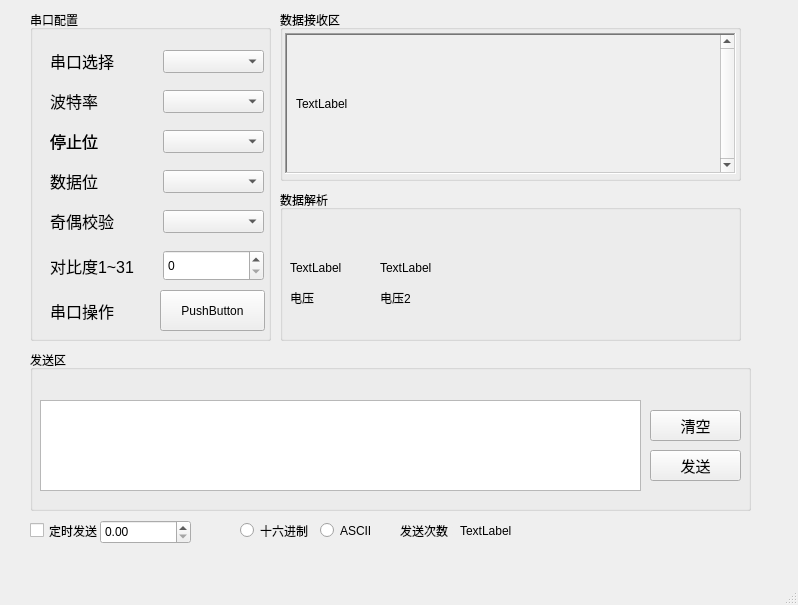
<?xml version="1.0" encoding="UTF-8"?>
<ui version="4.0">
 <class>MainWindow</class>
 <widget class="QMainWindow" name="MainWindow">
  <property name="geometry">
   <rect>
    <x>0</x>
    <y>0</y>
    <width>798</width>
    <height>605</height>
   </rect>
  </property>
  <property name="windowTitle">
   <string>MainWindow</string>
  </property>
  <widget class="QWidget" name="centralwidget">
   <widget class="QGroupBox" name="groupBox">
    <property name="geometry">
     <rect>
      <x>280</x>
      <y>10</y>
      <width>461</width>
      <height>171</height>
     </rect>
    </property>
    <property name="title">
     <string>数据接收区</string>
    </property>
    <widget class="QScrollArea" name="scrollArea">
     <property name="geometry">
      <rect>
       <x>5</x>
       <y>23</y>
       <width>451</width>
       <height>141</height>
      </rect>
     </property>
     <property name="frameShape">
      <enum>QFrame::WinPanel</enum>
     </property>
     <property name="frameShadow">
      <enum>QFrame::Sunken</enum>
     </property>
     <property name="lineWidth">
      <number>2</number>
     </property>
     <property name="midLineWidth">
      <number>1</number>
     </property>
     <property name="verticalScrollBarPolicy">
      <enum>Qt::ScrollBarAlwaysOn</enum>
     </property>
     <property name="horizontalScrollBarPolicy">
      <enum>Qt::ScrollBarAsNeeded</enum>
     </property>
     <property name="sizeAdjustPolicy">
      <enum>QAbstractScrollArea::AdjustToContents</enum>
     </property>
     <property name="widgetResizable">
      <bool>true</bool>
     </property>
     <widget class="QWidget" name="scrollAreaWidgetContents">
      <property name="geometry">
       <rect>
        <x>0</x>
        <y>0</y>
        <width>433</width>
        <height>137</height>
       </rect>
      </property>
      <layout class="QGridLayout" name="gridLayout">
       <item row="0" column="0">
        <widget class="QLabel" name="label_recv_data">
         <property name="enabled">
          <bool>true</bool>
         </property>
         <property name="frameShape">
          <enum>QFrame::NoFrame</enum>
         </property>
         <property name="text">
          <string>TextLabel</string>
         </property>
         <property name="margin">
          <number>20</number>
         </property>
        </widget>
       </item>
      </layout>
     </widget>
    </widget>
   </widget>
   <widget class="QGroupBox" name="groupBox_2">
    <property name="geometry">
     <rect>
      <x>30</x>
      <y>10</y>
      <width>241</width>
      <height>331</height>
     </rect>
    </property>
    <property name="title">
     <string>串口配置</string>
    </property>
    <widget class="QLabel" name="label_2">
     <property name="geometry">
      <rect>
       <x>20</x>
       <y>40</y>
       <width>81</width>
       <height>21</height>
      </rect>
     </property>
     <property name="font">
      <font>
       <pointsize>12</pointsize>
      </font>
     </property>
     <property name="text">
      <string>串口选择</string>
     </property>
    </widget>
    <widget class="QComboBox" name="com_serial_port">
     <property name="geometry">
      <rect>
       <x>133</x>
       <y>40</y>
       <width>101</width>
       <height>23</height>
      </rect>
     </property>
     <property name="font">
      <font>
       <pointsize>10</pointsize>
      </font>
     </property>
    </widget>
    <widget class="QLabel" name="label_3">
     <property name="geometry">
      <rect>
       <x>20</x>
       <y>160</y>
       <width>81</width>
       <height>21</height>
      </rect>
     </property>
     <property name="font">
      <font>
       <pointsize>12</pointsize>
      </font>
     </property>
     <property name="text">
      <string>数据位</string>
     </property>
    </widget>
    <widget class="QComboBox" name="com_serial_databits">
     <property name="geometry">
      <rect>
       <x>133</x>
       <y>160</y>
       <width>101</width>
       <height>23</height>
      </rect>
     </property>
     <property name="font">
      <font>
       <pointsize>10</pointsize>
      </font>
     </property>
    </widget>
    <widget class="QComboBox" name="com_serial_check">
     <property name="geometry">
      <rect>
       <x>133</x>
       <y>200</y>
       <width>101</width>
       <height>23</height>
      </rect>
     </property>
     <property name="font">
      <font>
       <pointsize>10</pointsize>
      </font>
     </property>
    </widget>
    <widget class="QLabel" name="label_5">
     <property name="geometry">
      <rect>
       <x>20</x>
       <y>200</y>
       <width>81</width>
       <height>21</height>
      </rect>
     </property>
     <property name="font">
      <font>
       <pointsize>12</pointsize>
      </font>
     </property>
     <property name="text">
      <string>奇偶校验</string>
     </property>
    </widget>
    <widget class="QLabel" name="label_6">
     <property name="geometry">
      <rect>
       <x>20</x>
       <y>290</y>
       <width>81</width>
       <height>21</height>
      </rect>
     </property>
     <property name="font">
      <font>
       <pointsize>12</pointsize>
      </font>
     </property>
     <property name="text">
      <string>串口操作</string>
     </property>
    </widget>
    <widget class="QLabel" name="label_7">
     <property name="geometry">
      <rect>
       <x>20</x>
       <y>120</y>
       <width>81</width>
       <height>21</height>
      </rect>
     </property>
     <property name="font">
      <font>
       <pointsize>12</pointsize>
      </font>
     </property>
     <property name="text">
      <string>停止位</string>
     </property>
    </widget>
    <widget class="QPushButton" name="btn_serial_switch">
     <property name="enabled">
      <bool>true</bool>
     </property>
     <property name="geometry">
      <rect>
       <x>130</x>
       <y>280</y>
       <width>105</width>
       <height>41</height>
      </rect>
     </property>
     <property name="text">
      <string>PushButton</string>
     </property>
    </widget>
    <widget class="QComboBox" name="com_serial_rate">
     <property name="geometry">
      <rect>
       <x>133</x>
       <y>80</y>
       <width>101</width>
       <height>23</height>
      </rect>
     </property>
     <property name="font">
      <font>
       <pointsize>10</pointsize>
      </font>
     </property>
    </widget>
    <widget class="QLabel" name="label_4">
     <property name="geometry">
      <rect>
       <x>20</x>
       <y>80</y>
       <width>81</width>
       <height>21</height>
      </rect>
     </property>
     <property name="font">
      <font>
       <pointsize>12</pointsize>
      </font>
     </property>
     <property name="text">
      <string>波特率</string>
     </property>
    </widget>
    <widget class="QLabel" name="label_8">
     <property name="geometry">
      <rect>
       <x>20</x>
       <y>120</y>
       <width>81</width>
       <height>21</height>
      </rect>
     </property>
     <property name="font">
      <font>
       <pointsize>12</pointsize>
      </font>
     </property>
     <property name="text">
      <string>停止位</string>
     </property>
    </widget>
    <widget class="QComboBox" name="com_serial_stopbit">
     <property name="geometry">
      <rect>
       <x>133</x>
       <y>120</y>
       <width>101</width>
       <height>23</height>
      </rect>
     </property>
     <property name="font">
      <font>
       <pointsize>10</pointsize>
      </font>
     </property>
    </widget>
    <widget class="QLabel" name="label_9">
     <property name="geometry">
      <rect>
       <x>20</x>
       <y>245</y>
       <width>91</width>
       <height>21</height>
      </rect>
     </property>
     <property name="font">
      <font>
       <pointsize>12</pointsize>
      </font>
     </property>
     <property name="text">
      <string>对比度1~31</string>
     </property>
    </widget>
    <widget class="QSpinBox" name="Detector_sensitivity">
     <property name="geometry">
      <rect>
       <x>133</x>
       <y>240</y>
       <width>101</width>
       <height>31</height>
      </rect>
     </property>
    </widget>
   </widget>
   <widget class="QGroupBox" name="groupBox_3">
    <property name="geometry">
     <rect>
      <x>280</x>
      <y>190</y>
      <width>461</width>
      <height>151</height>
     </rect>
    </property>
    <property name="title">
     <string>数据解析</string>
    </property>
    <widget class="QLabel" name="voltage1">
     <property name="geometry">
      <rect>
       <x>10</x>
       <y>70</y>
       <width>53</width>
       <height>15</height>
      </rect>
     </property>
     <property name="text">
      <string>TextLabel</string>
     </property>
    </widget>
    <widget class="QLabel" name="label_10">
     <property name="geometry">
      <rect>
       <x>10</x>
       <y>100</y>
       <width>53</width>
       <height>15</height>
      </rect>
     </property>
     <property name="text">
      <string>电压</string>
     </property>
    </widget>
    <widget class="QLabel" name="voltage2">
     <property name="geometry">
      <rect>
       <x>100</x>
       <y>70</y>
       <width>53</width>
       <height>15</height>
      </rect>
     </property>
     <property name="text">
      <string>TextLabel</string>
     </property>
    </widget>
    <widget class="QLabel" name="label_12">
     <property name="geometry">
      <rect>
       <x>100</x>
       <y>100</y>
       <width>53</width>
       <height>15</height>
      </rect>
     </property>
     <property name="text">
      <string>电压2</string>
     </property>
    </widget>
   </widget>
   <widget class="QGroupBox" name="groupBox_4">
    <property name="geometry">
     <rect>
      <x>30</x>
      <y>350</y>
      <width>721</width>
      <height>161</height>
     </rect>
    </property>
    <property name="title">
     <string>发送区</string>
    </property>
    <widget class="QTextEdit" name="textEdit">
     <property name="geometry">
      <rect>
       <x>10</x>
       <y>50</y>
       <width>601</width>
       <height>91</height>
      </rect>
     </property>
    </widget>
    <widget class="QPushButton" name="btn_clear_textSend">
     <property name="geometry">
      <rect>
       <x>620</x>
       <y>60</y>
       <width>91</width>
       <height>31</height>
      </rect>
     </property>
     <property name="font">
      <font>
       <pointsize>11</pointsize>
      </font>
     </property>
     <property name="text">
      <string>清空</string>
     </property>
    </widget>
    <widget class="QPushButton" name="btn_serial_send">
     <property name="geometry">
      <rect>
       <x>620</x>
       <y>100</y>
       <width>91</width>
       <height>31</height>
      </rect>
     </property>
     <property name="font">
      <font>
       <pointsize>11</pointsize>
      </font>
     </property>
     <property name="text">
      <string>发送</string>
     </property>
    </widget>
   </widget>
   <widget class="QCheckBox" name="checkBox">
    <property name="geometry">
     <rect>
      <x>30</x>
      <y>520</y>
      <width>82</width>
      <height>21</height>
     </rect>
    </property>
    <property name="text">
     <string>定时发送</string>
    </property>
   </widget>
   <widget class="QDoubleSpinBox" name="spin_time">
    <property name="geometry">
     <rect>
      <x>100</x>
      <y>520</y>
      <width>91</width>
      <height>24</height>
     </rect>
    </property>
   </widget>
   <widget class="QRadioButton" name="radioButton">
    <property name="geometry">
     <rect>
      <x>240</x>
      <y>520</y>
      <width>97</width>
      <height>21</height>
     </rect>
    </property>
    <property name="text">
     <string>十六进制</string>
    </property>
   </widget>
   <widget class="QRadioButton" name="radioButton_2">
    <property name="geometry">
     <rect>
      <x>320</x>
      <y>520</y>
      <width>97</width>
      <height>21</height>
     </rect>
    </property>
    <property name="text">
     <string>ASCII</string>
    </property>
   </widget>
   <widget class="QLabel" name="label">
    <property name="geometry">
     <rect>
      <x>400</x>
      <y>523</y>
      <width>53</width>
      <height>15</height>
     </rect>
    </property>
    <property name="text">
     <string>发送次数：</string>
    </property>
   </widget>
   <widget class="QLabel" name="label_send_count">
    <property name="geometry">
     <rect>
      <x>460</x>
      <y>523</y>
      <width>53</width>
      <height>15</height>
     </rect>
    </property>
    <property name="text">
     <string>TextLabel</string>
    </property>
   </widget>
  </widget>
  <widget class="QMenuBar" name="menubar">
   <property name="geometry">
    <rect>
     <x>0</x>
     <y>0</y>
     <width>798</width>
     <height>20</height>
    </rect>
   </property>
  </widget>
  <widget class="QStatusBar" name="statusbar"/>
 </widget>
 <resources/>
 <connections/>
</ui>
